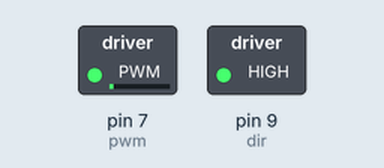
Simulated run of this sketch. Board: Arduino Mega 2560, built with avr-gcc and run on an emulated ATmega2560. Shown: switched loads named in the sketch (green lamp = pin HIGH). What the sketch prints to the serial monitor is not drawn.

Above: at 0.1 s.
Timing chart, 0 to 11.5 s (numbered marks = the images above):
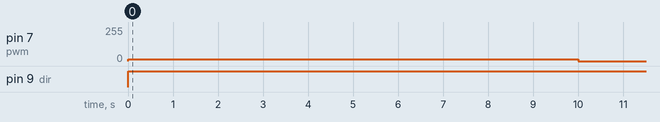

The sketch:

quadrapture_encoder.ino
```cpp
//Welcome to Durga prasad coding
/*These codes is used to calculate the Direction of the Motor*/

 #define dir 9
 #define pwm 7

const byte interruptPin_r_a = 47;       //2, 3, 18, 19, 20, 21 interrupt pins
const byte interruptPin_f_a = 49;
const byte interruptPin_r_b = 51;
const byte interruptPin_f_b = 53;
long tc=0,tp=0;
volatile byte state = LOW;
int count=0;
int en_a_state=0,en_b_state=0,en_a_las_state=0,en_b_las_state=0;

void setup() {Serial.begin(9600);
 pinMode (pwm,OUTPUT);
 pinMode (dir,OUTPUT);

  pinMode(interruptPin_r_a, INPUT_PULLUP);
  attachInterrupt(digitalPinToInterrupt(interruptPin_r_a), rais_a, RISING);
  pinMode(interruptPin_f_a, INPUT_PULLUP);
  attachInterrupt(digitalPinToInterrupt(interruptPin_f_a), fall_a, FALLING);
  pinMode(interruptPin_r_b, INPUT_PULLUP);
  attachInterrupt(digitalPinToInterrupt(interruptPin_r_b), rais_b, RISING);
  pinMode(interruptPin_f_b, INPUT_PULLUP);
  attachInterrupt(digitalPinToInterrupt(interruptPin_f_b), fall_b, FALLING);

}

void loop() {
  if(tp==0)
  {Serial.println("tp");
  tc=millis();
  tp++;}
 if(tc+10000>=millis())
 {Serial.println("pwm_h");
 analogWrite(pwm,15);
 }
 else
 {
 analogWrite(pwm,0);
 Serial.println("pwm_L");
 }
 digitalWrite(dir,HIGH);
 Serial.print("count:");
 Serial.println(count);
}

void rais_a() {
  en_a_state=HIGH;
  calculataion();
}
void fall_a() {

  en_a_state=LOW;
  calculataion();
}
void rais_b() {
 en_b_state=HIGH;
 calculataion();
}
void fall_b() {

 en_b_state=LOW;
 calculataion();
}
void calculataion()
{
  if (en_a_state != en_a_las_state)           // If the previous and the current state of the encoderA are different, that means a Pulse has occured
       {
          if (en_b_state == en_a_state) // If the encoderB state is different to the encoderA state, that means the encoder is rotating clockwise
        {
           count--;
          }
          else
          {
            count++;
            }

         }
   else if (en_a_state == en_a_las_state)           // If the previous and the current state of the encoderA are different, that means a Pulse has occured
    {

      if (en_b_state != en_b_las_state)
      {
         if (en_b_state != en_a_state) // If the encoderB state is different to the encoderA state, that means the encoder is rotating clockwise
           {
           count--;
          }
          else
          {
            count++;
            }
      }

    }
   en_a_las_state= en_a_state;
    en_b_las_state=en_b_state;
}
```

Measured:
- by itself, pin 7 (pwm): 0/255 → 15/255 at 0.00 s, → 0/255 10.0 s later
- by itself, pin 9 (dir): LOW → HIGH at 0.00 s
